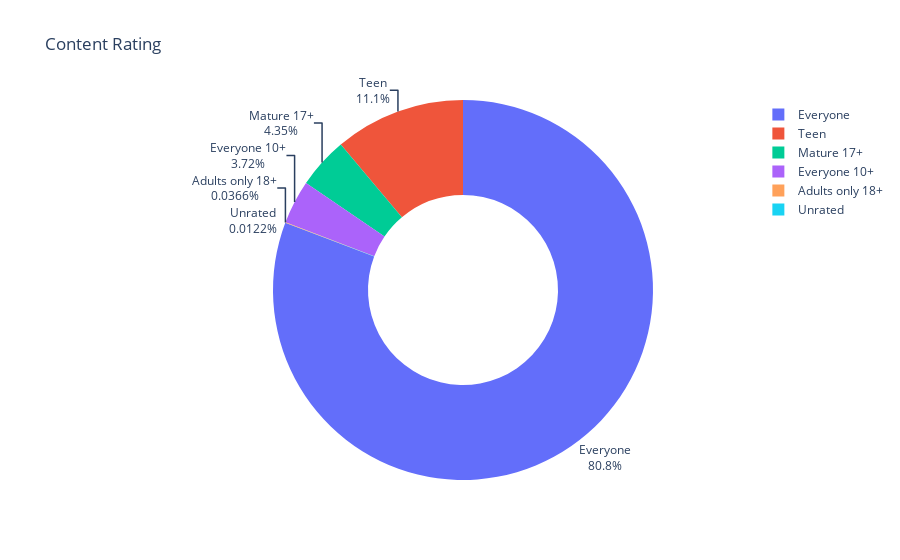

Source (notebook cell):
### Code cell
fig = px.pie(
    labels=ratings_index,
    values=ratings_values,
    title="Content Rating",
    names=ratings_index,
    hole=0.5 # donut chart
)
fig.update_traces(textposition='outside', textinfo='percent+label')
fig.show()

### Figure 1 — Plotly figure (JSON) as saved in the notebook; plotly's stock layout.template omitted (floating-point values rounded to 4 significant figures)
{"data": [{"domain": {"x": [0, 1], "y": [0, 1]}, "hole": 0.5, "hovertemplate": "label=%{label}<br>value=%{value}<extra></extra>", "labels": ["Everyone", "Teen", "Mature 17+", "Everyone 10+", "Adults only 18+", "Unrated"], "legendgroup": "", "name": "", "showlegend": true, "textinfo": "percent+label", "textposition": "outside", "type": "pie", "values": [6621, 912, 357, 305, 3, 1]}], "layout": {"legend": {"tracegroupgap": 0}, "title": {"text": "Content Rating"}}}
